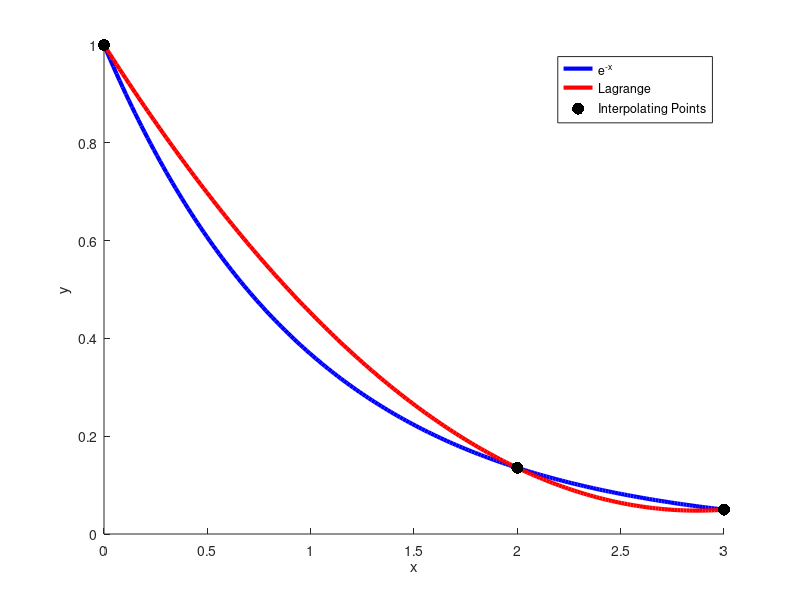

MATLAB code to generate this figure:
function p2

clear all;
close all;
hold on;

% Constants used for testing.
h = 1.0;
x0 = 2.0;

% Example function to test our interpolation method.
f = @(x) e .^ (-x);
_x = linspace(0, 3, 200);

% List of our interpolation points.
x = [x0 - 2*h, x0, x0 + h];

% Plot our actual curve, and the points we are interpolating around.
plot(_x, f(_x), 'b', 'DisplayName', 'e^{-x}', 'LineWidth', 3);

% Next define the components of our interpolating function.
F0 = f(x0 - 2*h);
F1 = f(x0);
F2 = f(x0 + h);

L0 = @(x) (x - x0) .* (x - x0 - h) .* (1 / (6 * (h .^ 2)));
L1 = @(x) (x - x0 + 2 * h) .* (x - x0 - h) .* (1 / (-2 * (h .^ 2)));
L2 = @(x) (x - x0 + 2 * h) .* (x - x0) .* (1 / (3 * (h .^ 2)));

% Here is the actual interpolating polynomial.
P = @(x) F0 * L0(x) + F1 * L1(x) + F2 * L2(x);
plot(_x, P(_x), 'r', 'DisplayName', 'Lagrange', 'LineWidth', 3);
scatter(x, f(x), 75, 'k', 'filled', 'DisplayName', 'Interpolating Points');

% Compute the integral for P(x).
intL0 = @(t) (-h/2.0) .* (t .^ 2) + (h .* x0 .* t) + (1/3) .* (t .^ 3)  - (x0 .* (t .^ 2)) + ((x0 .^ 2) .* t);
intL1 = @(t) (-2 * (h .^ 2) .* t) + (h/2) .* (t .^ 2) - (h * x0) .* t + (1/3) .* (t .^ 3) - (x0 .* (t .^ 2)) + (x0 .^ 2) .* t;
intL2 = @(t) h .* (t .^ 2) - (2 * h * x0) .* t + (1/3) .* (t .^ 3) - x0 .* (t .^ 2) + (x0 .^ 2) .* t;

% Evaluate the above integrals over the bound (a, b).
a = x0 - 2 * h;
b = x0 + h;

evalL0 = intL0(b) - intL0(a);
evalL1 = intL1(b) - intL1(a);
evalL2 = intL2(b) - intL2(a);

% Calculate the partial sums that can be summed to estimate our integral.
k0 = (1 / ( 6 * (h ^ 2))) * f(x0 - 2 * h) * evalL0;
k1 = (1 / (-2 * (h ^ 2))) * f(x0) * evalL1;
k2 = (1 / ( 3 * (h ^ 2))) * f(x0 + h) * evalL2;

quad(f, 0, 3)
(k0 + k1 + k2)

legend('show');
xlabel('x');
ylabel('y');

end
